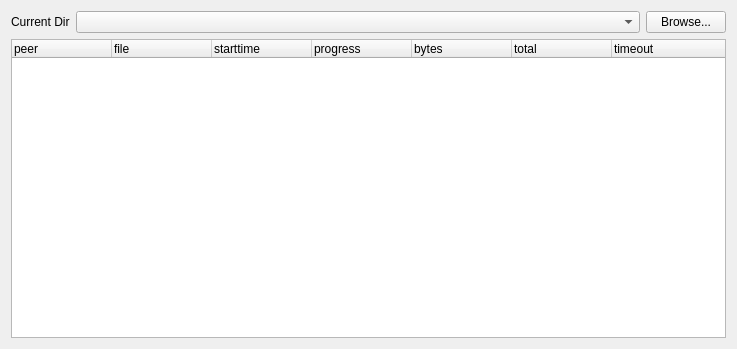
<?xml version="1.0" encoding="UTF-8"?>
<ui version="4.0">
 <class>TFtpServerWidget</class>
 <widget class="QWidget" name="TFtpServerWidget">
  <property name="geometry">
   <rect>
    <x>0</x>
    <y>0</y>
    <width>737</width>
    <height>349</height>
   </rect>
  </property>
  <property name="windowTitle">
   <string>TFtpServer is running</string>
  </property>
  <layout class="QVBoxLayout" name="verticalLayout">
   <item>
    <layout class="QHBoxLayout" name="horizontalLayout" stretch="0,1,0">
     <item>
      <widget class="QLabel" name="label">
       <property name="text">
        <string>Current Dir</string>
       </property>
      </widget>
     </item>
     <item>
      <widget class="QComboBox" name="currentDir"/>
     </item>
     <item>
      <widget class="QPushButton" name="btnBrowse">
       <property name="text">
        <string>Browse...</string>
       </property>
      </widget>
     </item>
    </layout>
   </item>
   <item>
    <widget class="QTreeWidget" name="clientTables">
     <property name="rootIsDecorated">
      <bool>false</bool>
     </property>
     <column>
      <property name="text">
       <string>peer</string>
      </property>
     </column>
     <column>
      <property name="text">
       <string>file</string>
      </property>
     </column>
     <column>
      <property name="text">
       <string>starttime</string>
      </property>
     </column>
     <column>
      <property name="text">
       <string>progress</string>
      </property>
     </column>
     <column>
      <property name="text">
       <string>bytes</string>
      </property>
     </column>
     <column>
      <property name="text">
       <string>total</string>
      </property>
     </column>
     <column>
      <property name="text">
       <string>timeout</string>
      </property>
     </column>
    </widget>
   </item>
  </layout>
 </widget>
 <resources/>
 <connections/>
</ui>
